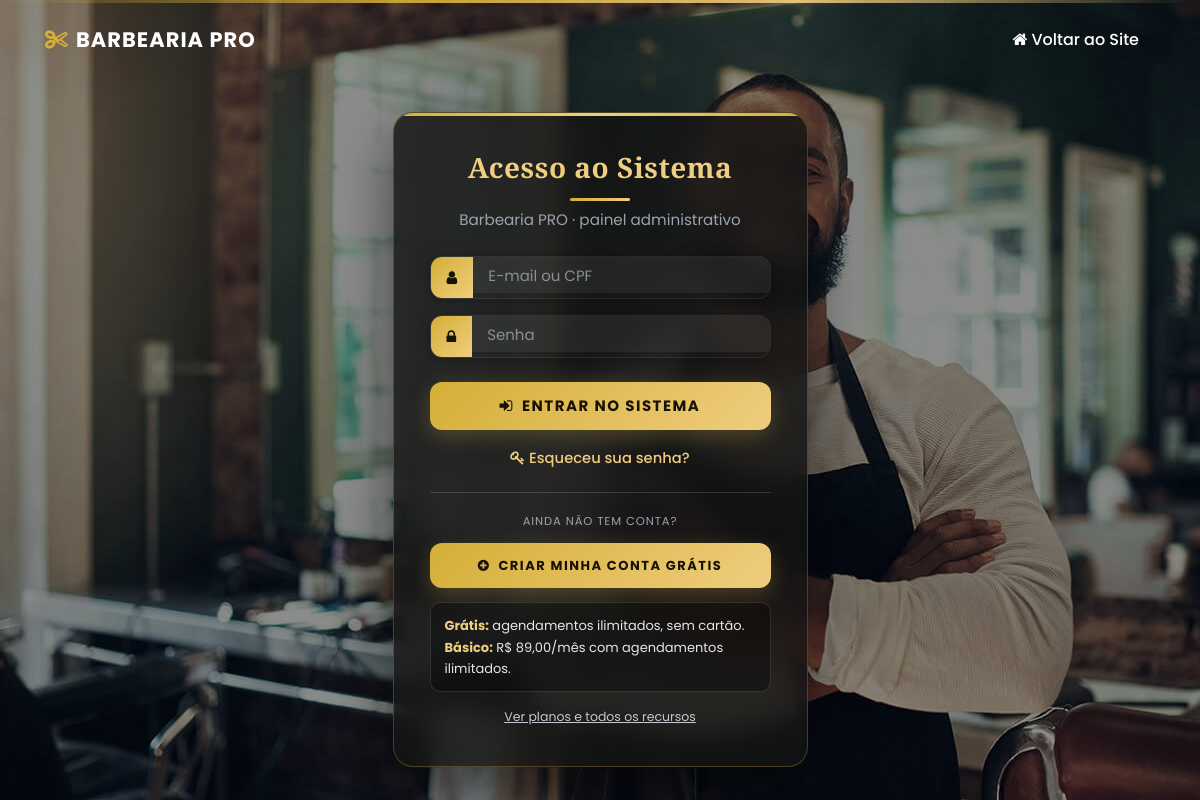
/sistema/index.php, run on an earlier commit of the app's database.
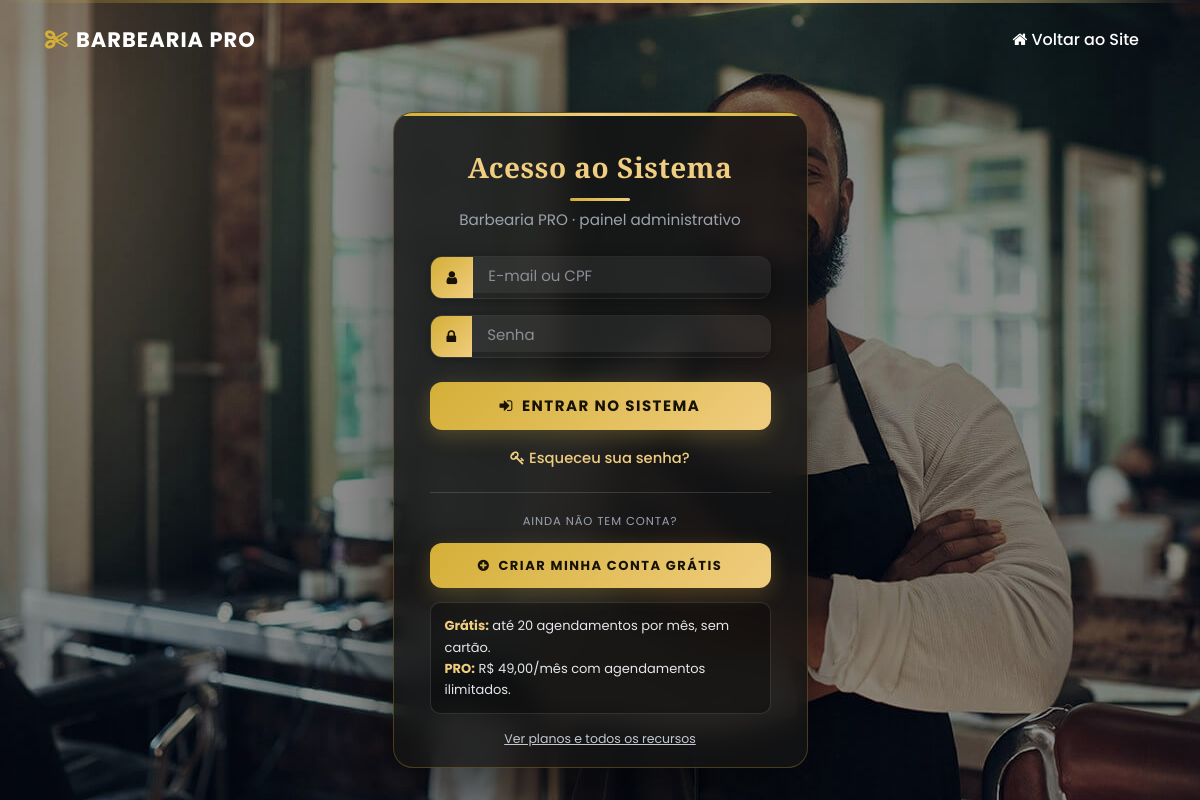
And on a later commit of the database.
### tables this page shows
CREATE TABLE IF NOT EXISTS `saas_planos` (
  `id` int(11) NOT NULL AUTO_INCREMENT,
  `nome` varchar(60) NOT NULL,
  `valor` decimal(10,2) NOT NULL DEFAULT 0.00,
  `limite_profissionais` int(11) NOT NULL DEFAULT 0,
  `limite_agendamentos` int(11) NOT NULL DEFAULT 0,
  `ativo` varchar(5) NOT NULL DEFAULT 'Sim',
  PRIMARY KEY (`id`)
);

### sistema/conexao.php (called while the page is built, shortened)
<?php
if (!function_exists('bb_demo_disponivel')) {
    function bb_demo_disponivel()
    {
        global $tenant_atual;
        if (!empty($GLOBALS['bb_instalacao_principal'])) {
            return true;
        }
        return ($tenant_atual && !empty($tenant_atual['site_demo']));
    }
}
require_once(__DIR__ . '/tenant.php');
require_once(__DIR__ . '/demo-banco.php');
try {
    $pdo = new PDO("mysql:dbname=$banco;host=$servidor;port=$porta;charset=utf8", "$usuario", "$senha");
} catch (Exception $e) {
    if (getenv('SHOW_DB_ERROR') === '1') {
        echo 'Nao conectado ao Banco de Dados! <br><br>' . $e->getMessage();
    } else {
        echo 'Nao foi possivel conectar ao banco de dados. Verifique as configuracoes de conexao e se o banco foi importado.';
    }
    exit;
}
try {
    $query = $pdo->query("SELECT * from config ");
} catch (Exception $e) {
    $query = false;
}
if ($query) {
    $res = $query->fetchAll(PDO::FETCH_ASSOC);
    $total_reg = @count($res);
    if ($total_reg > 0) {
        $segmento          = (isset($res[0]['segmento']) && $res[0]['segmento'] !== '') ? $res[0]['segmento'] : 'barbearia';
    }
}
?>

### sistema/index.php (the view, shortened to what the changed rows need)
<?php
require_once("conexao.php");
require_once("google.php");
$bb_control_com_usuarios = false;
if (bb_banco_atual() === bb_banco_controle()) {
	try {
		$bb_control_com_usuarios = (bool) $pdo->query("SHOW TABLES LIKE 'usuarios'")->fetchColumn();
	} catch (Exception $e) {
		$bb_control_com_usuarios = false;
	}
}
if ($bb_control_com_usuarios && bb_permitir_usuarios_teste()) {
	$hash_123 = bb_hash_senha('123');
	foreach (array('admin@admin') as $email_teste) {
		$st = $pdo->prepare("SELECT id, senha_crip, demo FROM usuarios WHERE email = :e LIMIT 1");
		$st->bindValue(':e', $email_teste);
		$st->execute();
		$row = $st->fetch(PDO::FETCH_ASSOC);
		if (!$row) {
			$pdo->prepare("INSERT INTO usuarios SET nome = 'Admin', email = :e, cpf = '000.000.000-00', senha = '', senha_crip = :h, nivel = 'Administrador', data = curDate(), ativo = 'Sim', foto = 'sem-foto.jpg', demo = 1")
				->execute(array(':e' => $email_teste, ':h' => $hash_123));
		} elseif (!bb_checar_senha('123', $row['senha_crip'])['ok']) {
			$up = $pdo->prepare("UPDATE usuarios SET senha_crip = :h, senha = '', demo = 1 WHERE id = :id");
			$up->execute(array(':h' => $hash_123, ':id' => $row['id']));
		} elseif ((int) $row['demo'] !== 1) {
			$pdo->prepare("UPDATE usuarios SET demo = 1 WHERE id = :id")->execute(array(':id' => $row['id']));
		}
	}
}
 ?>
<!DOCTYPE html>
<html>
<head>
	<link rel="stylesheet" type="text/css" href="../css/bootstrap.css" />
	<link href="../css/font-awesome.min.css" rel="stylesheet" />
	<link rel="stylesheet" type="text/css" href="<?php echo ($segmento == 'salao') ? 'css/estilo-login-salao.css' : 'css/estilo-login.css'; ?>">
</head>
<body>
<div class="hero_area">
    <section class="login_section">
        <div class="container">
            <div class="row justify-content-center align-items-center min-vh-100">
                <div class="col-md-6 col-lg-5">
                    <div class="login_container">
                        <div class="login_form">
                            <div class="heading_container text-center mb-4">
                                 <h2 class="text-white">Acesso ao Sistema</h2>
                             </div>
                            <?php
                            if (bb_demo_disponivel()) {
                                $bb_login_gratis = null;
                                $bb_login_pago = null;
                                try {
                                    $bb_login_q = $pdo->query("SELECT * FROM saas_planos WHERE ativo = 'Sim' ORDER BY valor ASC");
                                    if ($bb_login_q) {
                                        foreach ($bb_login_q->fetchAll(PDO::FETCH_ASSOC) as $bb_login_p) {
                                            if ((float) $bb_login_p['valor'] <= 0) {
                                                if ($bb_login_gratis === null) {
                                                    $bb_login_gratis = $bb_login_p;
                                                }
                                            } elseif ($bb_login_pago === null) {
                                                $bb_login_pago = $bb_login_p;
                                            }
                                        }
                                    }
                                } catch (Exception $e) {
                                }
                                $bb_login_limite = ($bb_login_gratis && (int) $bb_login_gratis['limite_agendamentos'] > 0)
                                    ? (int) $bb_login_gratis['limite_agendamentos']
                                    : null;
                                $bb_login_preco = $bb_login_pago ? (float) $bb_login_pago['valor'] : 49.00;
                            ?>
                            <div style="margin-top:22px;padding-top:20px;border-top:1px solid rgba(255,255,255,.14)">
                                <p class="text-center" style="font-size:11.5px;letter-spacing:.9px;text-transform:uppercase;margin-bottom:12px;color:#9ca3af">
                                    Ainda não tem conta?
                                </p>
                                <a class="btn btn-login btn-block" href="../assinar.php" style="text-decoration:none;font-size:13px;white-space:normal">
                                    <i class="fa fa-plus-circle mr-2"></i>Criar minha conta grátis
                                </a>
                                <div style="margin-top:14px;padding:12px 14px;background:rgba(0,0,0,.32);border:1px solid rgba(255,255,255,.12);border-radius:10px;font-size:13px;color:#e5e7eb;line-height:1.65;text-align:left">
                                    <strong style="color:#f0cd7f"><?php echo htmlspecialchars($bb_login_gratis ? $bb_login_gratis['nome'] : 'Grátis'); ?>:</strong>
                                    <?php echo $bb_login_limite !== null
                                        ? 'até ' . (int) $bb_login_limite . ' agendamentos por mês, sem cartão.'
                                        : 'agendamentos ilimitados, sem cartão.'; ?><br>
                                    <strong style="color:#f0cd7f"><?php echo htmlspecialchars($bb_login_pago ? $bb_login_pago['nome'] : 'PRO'); ?>:</strong>
                                    <?php echo 'R$ ' . number_format($bb_login_preco, 2, ',', '.'); ?>/mês com agendamentos ilimitados.
                                </div>
                                <div class="text-center" style="margin-top:12px">
                                    <a href="../planos.php" style="font-size:12.5px;color:#c3c9d1;text-decoration:underline">Ver planos e todos os recursos</a>
                                </div>
                            </div>
                            <?php } ?>
                        </div>
                    </div>
                </div>
            </div>
        </div>
    </section>
</div>
</body>
</html>

What changed in the data, as far as the page shows it:
changed saas_planos: nome (not shown) → "Grátis"; limite_agendamentos (not shown) → "20"
now on this page (row edited): saas_planos: nome "PRO", valor "49,00"
Also different on the page:
$bb_login_gratis ? $bb_login_gratis['nome'] : 'Grátis': "Grátis" → (not shown)
$bb_login_pago ? $bb_login_pago['nome'] : 'PRO': "Básico" → "PRO"
$bb_login_preco: "89,00" → "49,00"
text no longer shown: "agendamentos ilimitados, sem cartão."
text now shown: "até agendamentos por mês, sem cartão."
